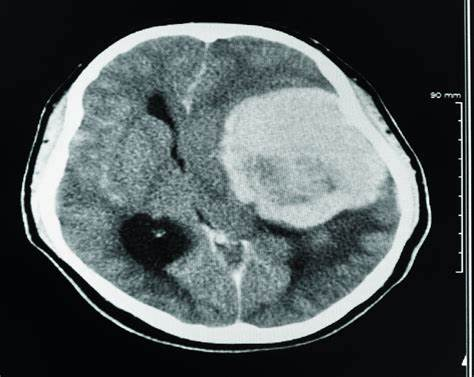
#> input picture OIP.jpeg, 474 x 377 px, given in place of Normal (15).jpg, which was not available
$ jupyter execute --allow-errors 'Brain Tumor detection using CNN 2.ipynb'   (shell and % lines are left out)   (text cells are left out)
#> lines starting #> are read from the running program, lines starting #| are printed output that depends on the picture; after the words box and inside, x2 and y2 are one past the last pixel; in counts of white or black regions, pixels touching at a corner belong together; pictures that were not available may be replaced by others from this repository, and a replacement may not be noted
#> further down, ex_img is the input picture: shape (377, 474, 3); mean B, G, R 90.1, 88.8, 80.6
[cell 1]
import tensorflow as tf
from tensorflow.keras.layers import Conv2D, Input, ZeroPadding2D, BatchNormalization, Activation, MaxPooling2D, Flatten, Dense
from tensorflow.keras.models import Model, load_model
from tensorflow.keras.callbacks import TensorBoard, ModelCheckpoint
from sklearn.model_selection import train_test_split
from sklearn.metrics import f1_score
from sklearn.utils import shuffle
import cv2
import imutils # preprocessing img
import numpy as np
import matplotlib.pyplot as plt
import time
from os import listdir
from keras.preprocessing import image
from keras.models import load_model
import numpy as np
from keras.applications.resnet50 import preprocess_input
from sklearn.decomposition import PCA

[cell 2]
def crop_brain_contour(image, plot=False):

    #import imutils
    #import cv2
    #from matplotlib import pyplot as plt

    # Convert the image to grayscale, and blur it slightly
#> called with plot = True
    gray = cv2.cvtColor(image, cv2.COLOR_BGR2GRAY)
    gray = cv2.GaussianBlur(gray, (5, 5), 0)
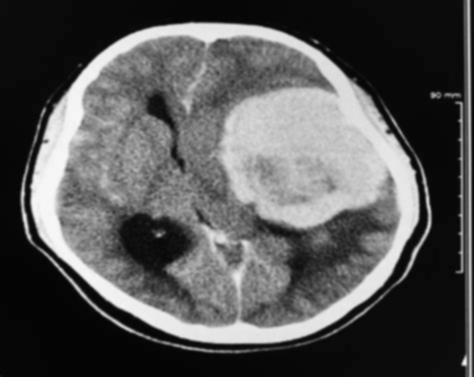
#> gray: shape (377, 474); min 4, max 248, mean 86.5

    # Threshold the image, then perform a series of erosions +
    # dilations to remove any small regions of noise
    thresh = cv2.threshold(gray, 45, 255, cv2.THRESH_BINARY)[1]
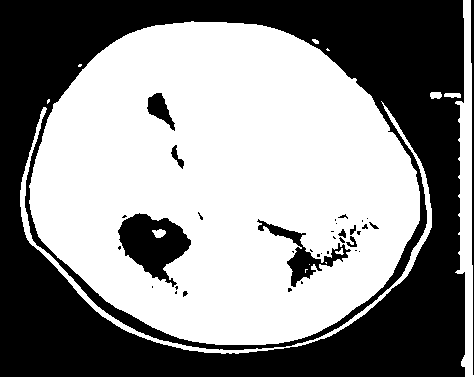
#> thresh: shape (377, 474); 55.4% white; 36 black regions (24 under 20 px), largest, box (x1, y1, x2, y2) and area: (0, 0, 465, 377) 73754, (118, 213, 191, 287) 2951, (257, 219, 351, 287) 1339
    thresh = cv2.erode(thresh, None, iterations=2)
#> thresh: shape (377, 474); 49.2% white; 23 white regions (19 under 20 px), largest, box (x1, y1, x2, y2) and area: (32, 24, 418, 343) 85663, (461, 0, 471, 377) 2142, (23, 210, 28, 233) 32, (22, 184, 24, 205) 23
    thresh = cv2.dilate(thresh, None, iterations=2)
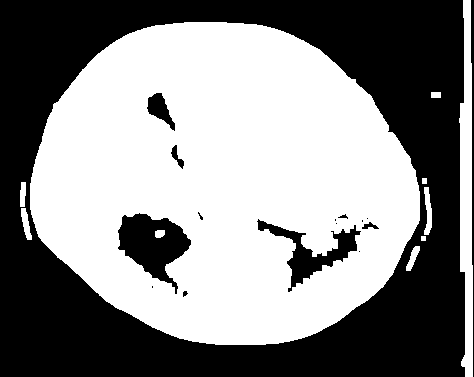
#> thresh: shape (377, 474); 53.6% white; 16 black regions (7 under 20 px)

    # Find contours in thresholded image, then grab the largest one
    cnts = cv2.findContours(thresh.copy(), cv2.RETR_EXTERNAL, cv2.CHAIN_APPROX_SIMPLE)
#> cnts = 9 contours, 1 with area under 20; largest, box (x1, y1, x2, y2) and area: (30, 22, 420, 345) 96520, (459, 0, 473, 377) 3306, (424, 187, 432, 235) 201, (21, 208, 32, 240) 154, (406, 246, 420, 271) 130, (20, 182, 26, 207) 102, (431, 92, 441, 98) 45, (422, 178, 427, 184) 20
    cnts = imutils.grab_contours(cnts)
    c = max(cnts, key=cv2.contourArea)
#> c = contour of 457 points, box (x1, y1, x2, y2) (30, 22, 420, 345), area 96520


    # Find the extreme points
    extLeft = tuple(c[c[:, :, 0].argmin()][0])
#> extLeft = (30, 183)
    extRight = tuple(c[c[:, :, 0].argmax()][0])
#> extRight = (419, 220)
    extTop = tuple(c[c[:, :, 1].argmin()][0])
#> extTop = (184, 22)
    extBot = tuple(c[c[:, :, 1].argmax()][0])
#> extBot = (215, 344)

    # crop new image out of the original image using the four extreme points (left, right, top, bottom)
    new_image = image[extTop[1]:extBot[1], extLeft[0]:extRight[0]]
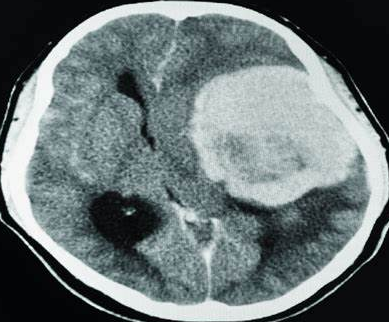
#> new_image: shape (322, 389, 3); mean B, G, R 119.6, 118.6, 107.6

    if plot:
        plt.figure()

        plt.subplot(1, 2, 1)
        plt.imshow(image)

        plt.tick_params(axis='both', which='both',
                        top=False, bottom=False, left=False, right=False,
                        labelbottom=False, labeltop=False, labelleft=False, labelright=False)

        plt.title('Original Image')

        plt.subplot(1, 2, 2)
        plt.imshow(new_image)

        plt.tick_params(axis='both', which='both',
                        top=False, bottom=False, left=False, right=False,
                        labelbottom=False, labeltop=False, labelleft=False, labelright=False)

        plt.title('Cropped Image')

        plt.show()
#> figure, not shown here; B, G, R data is drawn as R, G, B

    return new_image

[cell 3]
ex_img = cv2.imread("C:\\Users\\lenovo\\OneDrive\\Desktop\\Siar-dataset\\Normal\\Normal (15).jpg")
ex_new_img = crop_brain_contour(ex_img, True)

[cell 4]
ex_img = cv2.imread("C:\\Users\\lenovo\\OneDrive\\Desktop\\Siar-dataset\\Tumor\\Tumor (200).jpg")
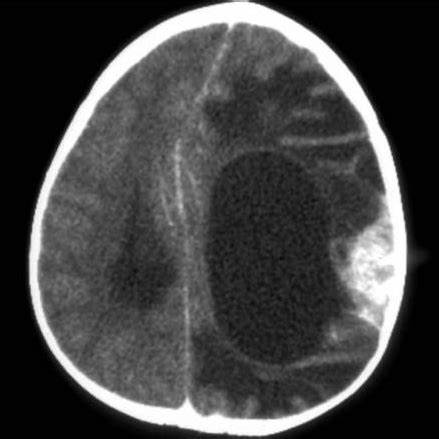
#> input picture OIP.png, 439 x 439 px, given in place of Tumor (200).jpg, which was not available
#> ex_img is the input picture: shape (439, 439, 3); min 0, max 255, mean 67
ex_new_img = crop_brain_contour(ex_img, True)
#> call 2 of crop_brain_contour, with plot = True
#> in crop_brain_contour (call 2), `thresh = cv2.threshold(gray, 45, 255, cv2.THRESH_BINARY)[1]`: thresh: shape (439, 439); 53.9% white; 80 black regions (47 under 20 px), largest, box (x1, y1, x2, y2) and area: (0, 0, 233, 439) 32519, (256, 0, 439, 439) 29386, (206, 152, 342, 365) 20612
#> in crop_brain_contour (call 2), `thresh = cv2.erode(thresh, None, iterations=2)`:
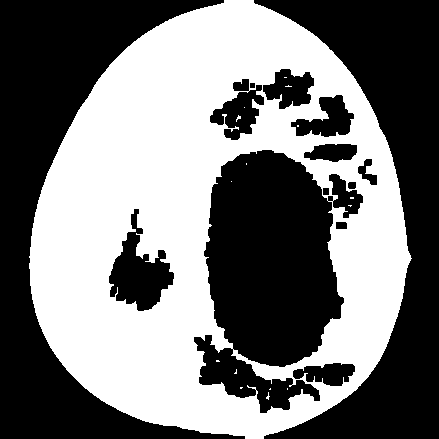
#> thresh: shape (439, 439); 47.1% white; 16 white regions (15 under 20 px), largest, box (x1, y1, x2, y2) and area: (29, 0, 412, 439) 90678
#> in crop_brain_contour (call 2), `thresh = cv2.dilate(thresh, None, iterations=2)`:
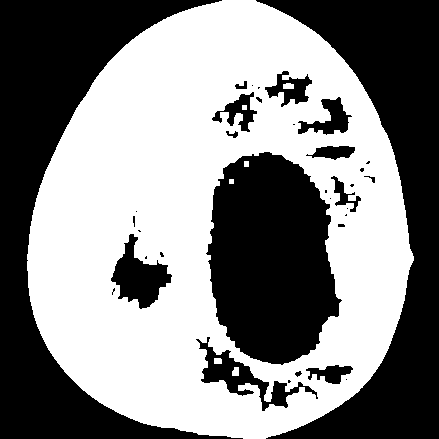
#> thresh: shape (439, 439); 52.5% white; 35 black regions (18 under 20 px)
#> in crop_brain_contour (call 2), `cnts = cv2.findContours(thresh.copy(), cv2.RETR_EXTERNAL, cv2.CHAIN_AP..`: cnts = 1 contour; box (x1, y1, x2, y2) and area: (27, 0, 414, 439) 130218
#> in crop_brain_contour (call 2), `c = max(cnts, key=cv2.contourArea)`: c = contour of 634 points, box (x1, y1, x2, y2) (27, 0, 414, 439), area 130218
#> in crop_brain_contour (call 2), `extLeft = tuple(c[c[:, :, 0].argmin()][0])`: extLeft = (27, 254)
#> in crop_brain_contour (call 2), `extRight = tuple(c[c[:, :, 0].argmax()][0])`: extRight = (413, 260)
#> in crop_brain_contour (call 2), `extTop = tuple(c[c[:, :, 1].argmin()][0])`: extTop = (222, 0)
#> in crop_brain_contour (call 2), `extBot = tuple(c[c[:, :, 1].argmax()][0])`: extBot = (243, 438)
#> in crop_brain_contour (call 2), `new_image = image[extTop[1]:extBot[1], extLeft[0]:extRight[0]]`:
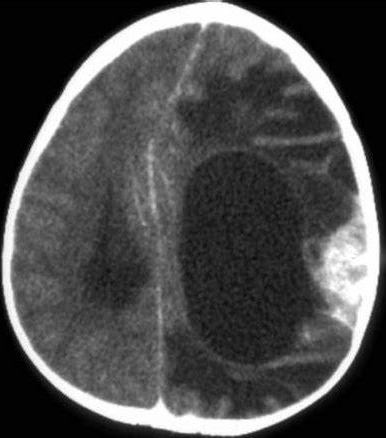
#> new_image: shape (438, 386, 3); min 0, max 255, mean 76.1

[cell 5]
def load_data(dir_list, image_size):
    """
    Read images, resize and normalize them.
    Arguments:
        dir_list: list of strings representing file directories.
    Returns:
        X: A numpy array with shape = (#_examples, image_width, image_height, #_channels)
        y: A numpy array with shape = (#_examples, 1)
    """

    # load all images in a directory
    X = []
    y = []
    image_width, image_height = image_size

    for directory in dir_list:
        for filename in listdir(directory):
            # load the image
            image = cv2.imread(directory + '\\' + filename)
            # crop the brain and ignore the unnecessary rest part of the image
            image = crop_brain_contour(image, plot=False)
#> in crop_brain_contour (call 3), `cnts = cv2.findContours(thresh.copy(), cv2.RETR_EXTERNAL, cv2.CHAIN_AP..`: cnts = 9 contours, 1 with area under 20; largest, box (x1, y1, x2, y2) and area: (30, 22, 420, 345) 96520, (459, 0, 473, 377) 3306, (424, 187, 432, 235) 201, (21, 208, 32, 240) 154, (406, 246, 420, 271) 130, (20, 182, 26, 207) 102, (431, 92, 441, 98) 45, (422, 178, 427, 184) 20
            # resize image
            image = cv2.resize(image, dsize=(image_width, image_height), interpolation=cv2.INTER_CUBIC)
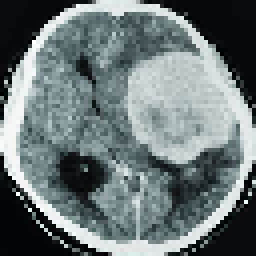
#> image: shape (64, 64, 3) (shown 4 times larger); mean B, G, R 119.8, 118.7, 107.8
            # normalize values
            image = image / 255.
            # convert image to numpy array and append it to X
            X.append(image)
            # append a value of 1 to the target array if the image
            # is in the folder named 'yes', otherwise append 0.
            if directory[-3:] == 'yes':
                y.append([1])
            else:
                y.append([0])

    X = np.array(X)
    y = np.array(y)

    # Shuffle the data
    X, y = shuffle(X, y)
#> y = [0, 1]

    print(f'Number of examples is: {len(X)}')
#| Number of examples is: 2
    print(f'X shape is: {X.shape}')
#| X shape is: (2, 64, 64, 3)
    print(f'y shape is: {y.shape}')
#| y shape is: (2, 1)

    return X, y

[cell 6]
augmented_path = 'C:/Users/lenovo/Desktop/Siar-dataset/'

# augmented data (yes and no) contains both the original and the new generated examples
augmented_yes = augmented_path + 'yes'
augmented_no = augmented_path + 'no'

IMG_WIDTH, IMG_HEIGHT = (64, 64)

X, y = load_data([augmented_yes, augmented_no], (IMG_WIDTH, IMG_HEIGHT))
#> y = [0, 1]

[cell 7]
# Create a PCA instance with 2 components
pca = PCA(n_components=2)

# Fit and transform your data to 2D
X_2d = pca.fit_transform(X.reshape(X.shape[0], -1))
#> X_2d = [[0, 0], [0, 0]]

# Create a dictionary to map labels to colors
label_to_color = {0: "blue", 1: "red"}
y = y.ravel()
# Create a list of colors based on the labels
point_colors = [label_to_color[label] for label in y]
#> point_colors = ['blue', 'red']

# Now you can create a 2D scatter plot with the specified colors
plt.scatter(X_2d[:, 0], X_2d[:, 1], c=point_colors, s=2)
plt.show()
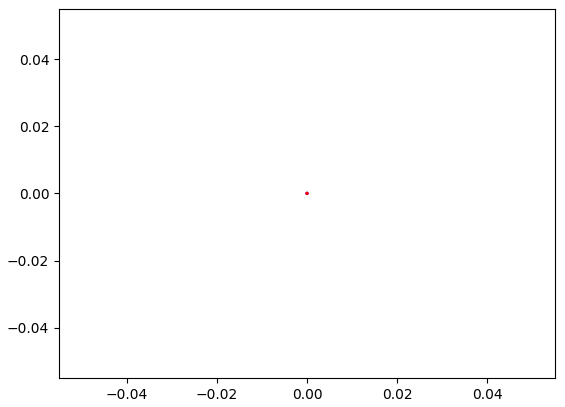
#> figure drawn by matplotlib, 1 panel

[cell 8]
def plot_sample_images(X, y, n=50):
    """
    Plots n sample images for both values of y (labels).
    Arguments:
        X: A numpy array with shape = (#_examples, image_width, image_height, #_channels)
        y: A numpy array with shape = (#_examples, 1)
    """
#> called with X = array of shape (2, 64, 64, 3), y = array of shape (2,), n = 50

    for label in [0,1]:
        # grab the first n images with the corresponding y values equal to label
        images = X[np.argwhere(y == label)]
        n_images = images[:n]

        columns_n = 10
        rows_n = int(n/ columns_n)

        plt.figure(figsize=(20, 10))

        i = 1 # current plot
        for image in n_images:
            plt.subplot(rows_n, columns_n, i)
            plt.imshow(image[0])

            # remove ticks
            plt.tick_params(axis='both', which='both',
                            top=False, bottom=False, left=False, right=False,
                           labelbottom=False, labeltop=False, labelleft=False, labelright=False)

            i += 1

        label_to_str = lambda label: "Yes" if label == 1 else "No"
        plt.suptitle(f"Brain Tumor: {label_to_str(label)}")
        plt.show()

[cell 9]
plot_sample_images(X, y)

[cell 10]
def split_data(X, y, test_size):

    """
    Splits data into training, development and test sets.
    Arguments:
        X: A numpy array with shape = (#_examples, image_width, image_height, #_channels)
        y: A numpy array with shape = (#_examples, 1)
    Returns:
        X_train: A numpy array with shape = (#_train_examples, image_width, image_height, #_channels)
        y_train: A numpy array with shape = (#_train_examples, 1)
        X_val: A numpy array with shape = (#_val_examples, image_width, image_height, #_channels)
        y_val: A numpy array with shape = (#_val_examples, 1)
        X_test: A numpy array with shape = (#_test_examples, image_width, image_height, #_channels)
        y_test: A numpy array with shape = (#_test_examples, 1)
    """
#> called with X = array of shape (2, 64, 64, 3), y = array of shape (2,), test_size = 0.3

    X_train, X_test_val, y_train, y_test_val = train_test_split(X, y, test_size=test_size)
#> y_train = [1]; y_test_val = [0]
    X_test, X_val, y_test, y_val = train_test_split(X_test_val, y_test_val, test_size=0.5)

    return X_train, y_train, X_val, y_val, X_test, y_test
